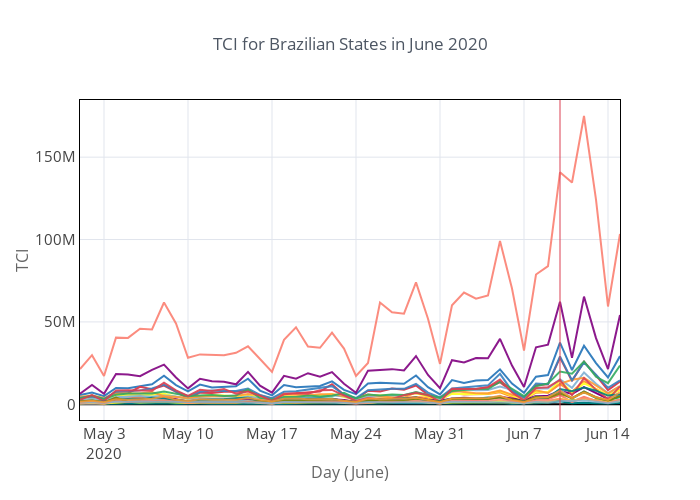

The cell this chart's notebook holds for it:
### Code cell
df.pivot(columns='region_slug', index='date', values='sum_length').iplot(
    theme='custom',
    xTitle='Day (June)',
    yTitle='TCI',
    title='TCI for Brazilian States in June 2020',
    legend=False,
    vline=pd.Timestamp(year=2020, month=6, day=10)
)
